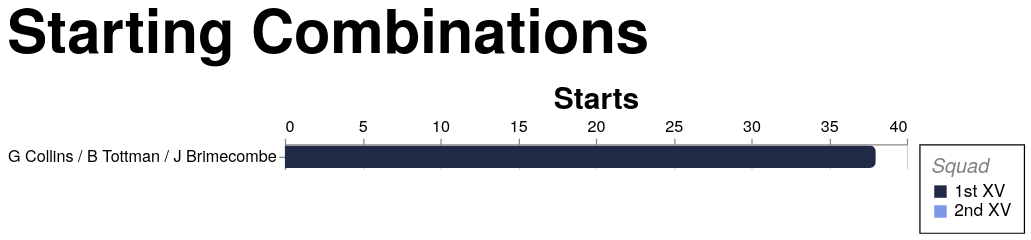

Source (Vega-Lite JSON):
### Vega-Lite specification from a JSON file in a GitHub repository (floating-point values rounded to 4 significant figures; data arrays with more than 128 entries replaced by an {"elided": "..."} marker saying what was removed)
{"config": {"axis": {"labelFont": "PT Sans Narrow, Helvetica Neue, Helvetica, Arial, sans-serif", "titleFont": "PT Sans Narrow, Helvetica Neue, Helvetica, Arial, sans-serif", "labelFontSize": 13, "titleFontSize": 24, "gridColor": "#202947", "gridOpacity": 0.2, "zindex": 1}, "text": {"font": "Lato, sans-serif"}, "bar": {"cornerRadiusEnd": 5}, "header": {"labelFont": "PT Sans Narrow, Helvetica Neue, Helvetica, Arial, sans-serif", "titleFont": "PT Sans Narrow, Helvetica Neue, Helvetica, Arial, sans-serif", "labelFontSize": 24, "titleFontSize": 28, "labelFontWeight": "bold", "orient": "left"}, "legend": {"labelFont": "PT Sans Narrow, Helvetica Neue, Helvetica, Arial, sans-serif", "titleFont": "PT Sans Narrow, Helvetica Neue, Helvetica, Arial, sans-serif", "labelFontSize": 14, "titleFontSize": 16, "titlePadding": 5, "fillColor": "white", "strokeColor": "black", "padding": 10, "titleFontWeight": "lighter", "titleFontStyle": "italic", "titleColor": "gray", "offset": 10}, "title": {"font": "PT Sans Narrow, Helvetica Neue, Helvetica, Arial, sans-serif", "fontSize": 48, "fontWeight": "bold", "anchor": "start", "align": "center", "titlePadding": 20, "subtitlePadding": 10, "subtitleFontSize": 13, "subtitleColor": "", "subtitleFontStyle": "italic", "offset": 15, "color": "black"}, "axisX": {"labelAngle": 0}, "facet": {"title": null, "header": null, "align": {"row": "each", "column": "each"}, "spacing": 10}, "resolve": {"scale": {"y": "independent", "facet": "independent"}}, "background": "transparent", "scale": {"offsetBandPaddingOuter": 0.2, "offsetBandPaddingInner": 0.1}, "view": {"stroke": null, "background": "transparent"}}, "data": {"name": "data-169eb93c52d5de98c0d8b19780db1b73"}, "mark": {"type": "bar"}, "encoding": {"color": {"field": "squad", "legend": {"labelExpr": "datum.value + ' XV'", "title": "Squad"}, "scale": {"domain": ["1st", "2nd"], "range": ["#202946", "#7d96e8"]}, "type": "nominal"}, "tooltip": [{"field": "combination", "title": "Combination", "type": "nominal"}, {"field": "frequency", "title": "Starts", "type": "quantitative"}, {"field": "squad", "title": "Squad", "type": "nominal"}], "x": {"axis": {"orient": "top", "tickMinStep": 5}, "field": "frequency", "title": "Starts", "type": "quantitative"}, "y": {"axis": {"labelLimit": 360}, "field": "combination", "sort": "-x", "title": null, "type": "nominal"}}, "height": {"step": 20}, "params": [{"name": "seasonParam", "value": []}, {"name": "gameTypesParam", "value": []}, {"name": "gameTypeParam", "value": "All"}, {"name": "squadParam", "value": "All"}, {"name": "combinationParam", "value": "front_row"}, {"name": "minAppsParam", "value": 10}], "title": {"text": "Starting Combinations"}, "transform": [{"filter": "length(seasonParam) === 0 || indexof(seasonParam, datum.season) >= 0"}, {"filter": "length(gameTypesParam) === 0 || indexof(gameTypesParam, datum.game_type) >= 0"}, {"filter": "squadParam === \"All\" || datum.squad === squadParam"}, {"filter": "datum.unit_key === combinationParam"}, {"aggregate": [{"op": "count", "as": "frequency"}], "groupby": ["combination", "squad"]}, {"filter": "datum.frequency >= minAppsParam"}], "width": 500, "$schema": "https://vega.github.io/schema/vega-lite/v5.20.1.json", "datasets": {"data-169eb93c52d5de98c0d8b19780db1b73": {"elided": "1715 records"}}}
